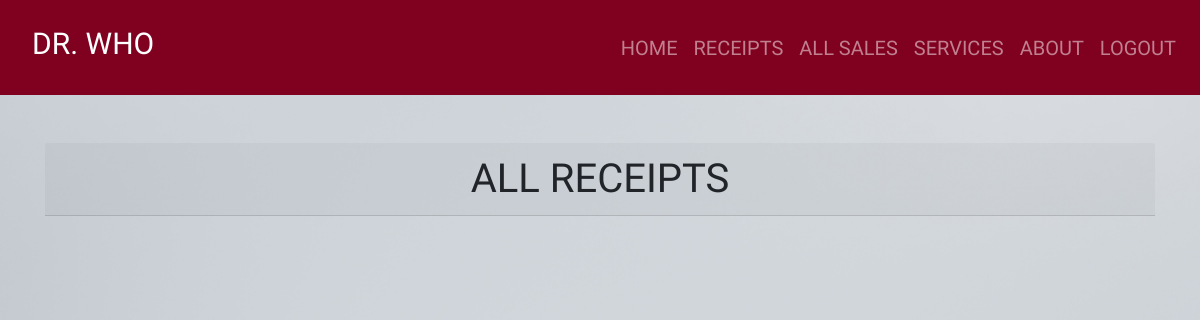
The page /reciept (signed in) on the database as committed earlier.
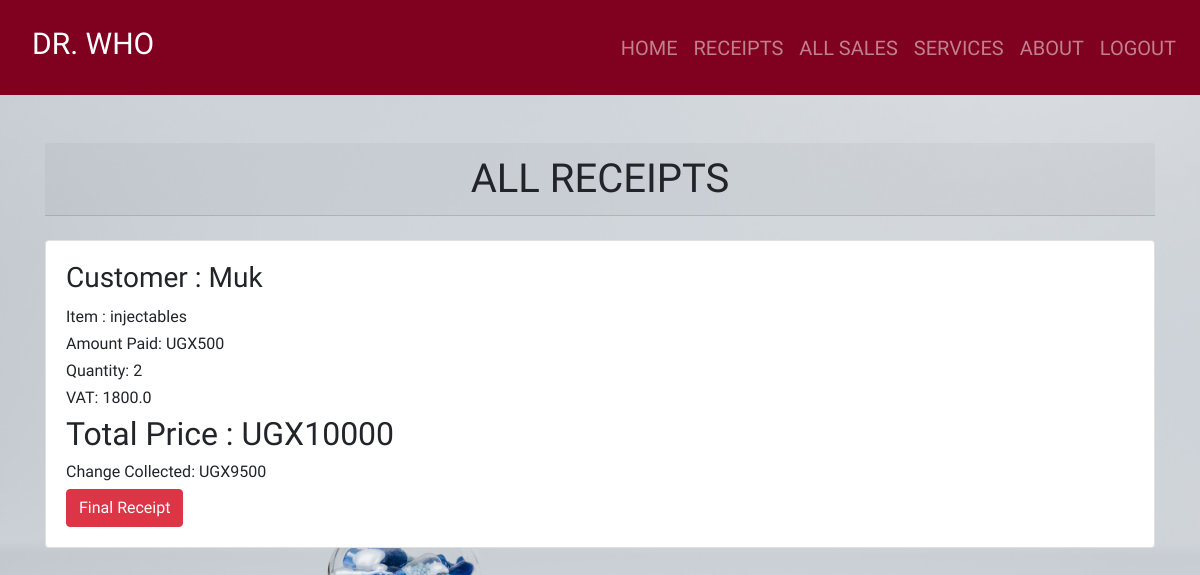
The same page on the database as committed later.
### dawa/models.py (models this page shows, shortened)
class Sale(models.Model):
    item = models.ForeignKey( Product, on_delete = models.CASCADE)
    quantity = models.IntegerField(default = 0, null = False, blank = True)
    amount_received = models.IntegerField(default = 0, null = False, blank = True)
    issued_to = models.CharField(max_length=50, null = True, blank = True)
    unit_price = models.IntegerField(default = 0, null = False, blank = True)
    def get_total(self):
        total = self.quantity * self.item.unit_price
        return int(total)
    def get_change(self):
        change = self.get_total() - self.amount_received
        return abs(int(change))
    def get_vat(self):
        vat = self.get_total() * 0.18
        return float(vat)

class Product(models.Model):
    category_name = models.ForeignKey(Category, on_delete=models.CASCADE, null=True, blank = True)
    item_name = models.CharField(max_length =50, null = True, blank = True)
    total_quantity = models.IntegerField(default = 0, null = True, blank = True)
    issued_quantity = models.IntegerField(default = 0, null = True, blank = True)
    received_quantity = models.IntegerField(default = 0, null = True, blank = True)
    unit_price = models.IntegerField(default = 0, null = True, blank = True)
    manufacturer = models.CharField(max_length=50, null = True, blank = True)
    brand = models.CharField(max_length=50, null = True, blank = True)
    def __str__(self):
        return self.item_name

### dawa/views.py (the view)
# urls.py: path('reciept', views.reciept, name='reciept'),
@login_required
def reciept(request):
    sales = Sale.objects.all().order_by('-id')
    return render(request, 'products/reciept.html', {'sales': sales})

### templates/products/reciept.html
{% extends 'products/base.html'%} {% block content%}
<br /><br>
<div class="container">
  <h1 class="card-header text-center">ALL RECEIPTS</h1><br>
  {% for sale in sales %}
  <div class="card">
    <div class="card-body">
      <h3 class="card-title">Customer : {{sale.issued_to | title}}</h3>
      <h6 class="card-text">Item : {{sale.item}}</h6>
      <h6 class="card-text">Amount Paid:  UGX{{ sale.amount_received }}</h6>
      <h6 class="card-text">Quantity: {{sale.quantity }}</h6>
      <h6 class="card-text">VAT: {{sale.get_vat }}</h6>
      <h2>Total Price :  UGX{{ sale.get_total }}</h2>
      <div style="flex: 1">
        <h6 class="card-text">Change Collected:  UGX{{ sale.get_change }}</h6>
        <a href="{% url 'reciept_detail' sale.id %}">
          <input
            type="submit"
            value="Final Receipt"
            class="btn btn-danger"
            type="button"
          />
        </a>
      </div>
    </div>
  </div>
  <br />
  {% endfor %}
</div>
{% endblock %}

Rows that differ between the two databases and show on the page:
added Sale: issued_to "Muk", item "injectables", amount_received "500", quantity "2", get_vat "1800.0", get_total "10000", get_change "9500"
